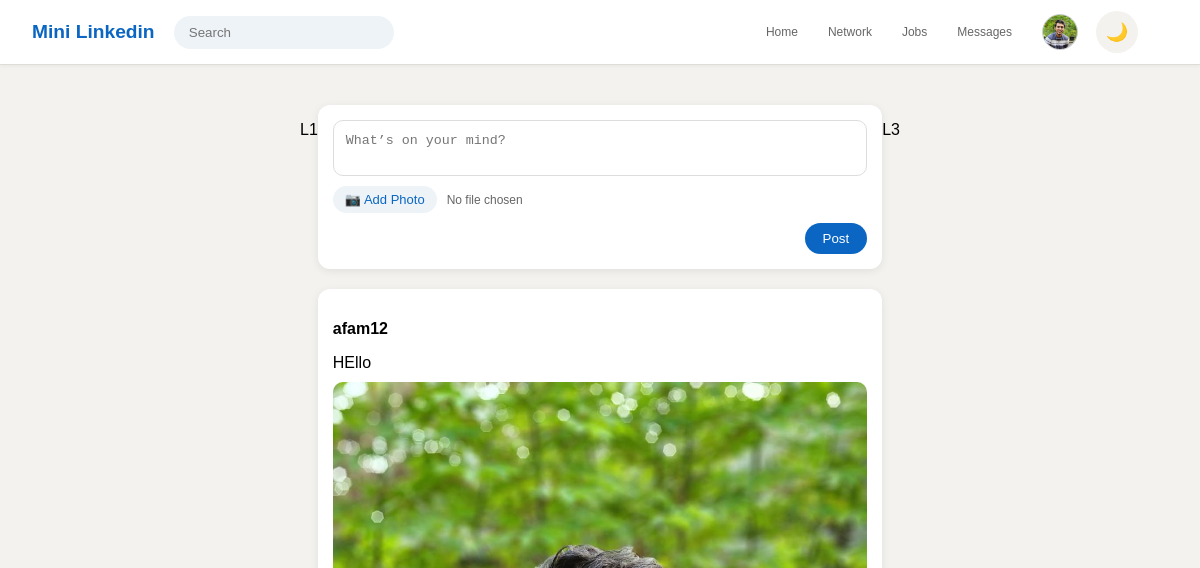
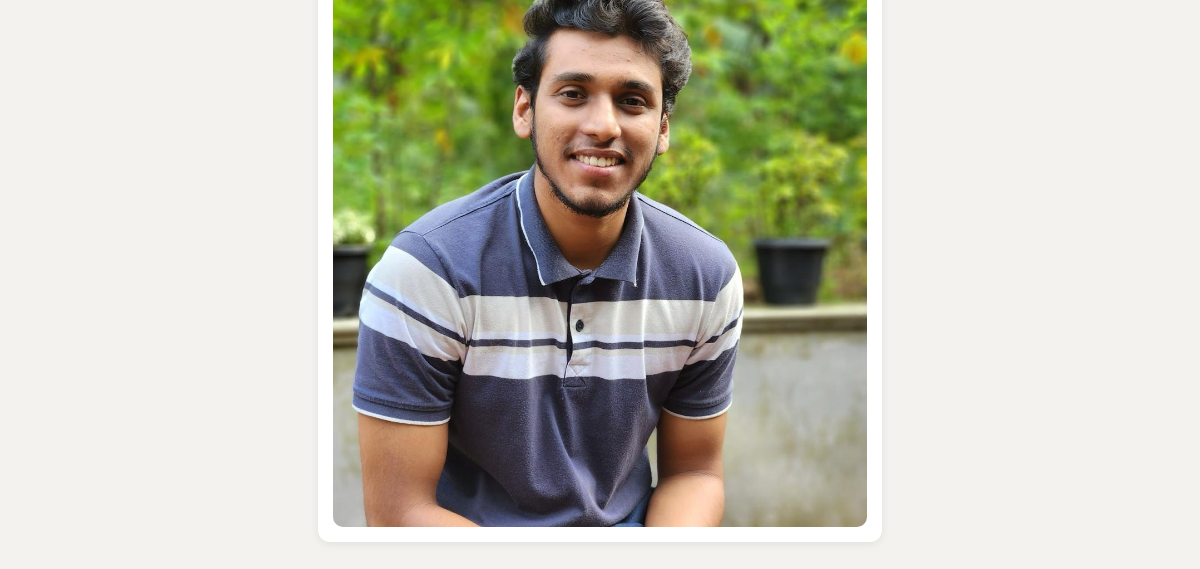
/dashboard (signed in), run on an earlier commit of the app's database (2 pictures, top to bottom).
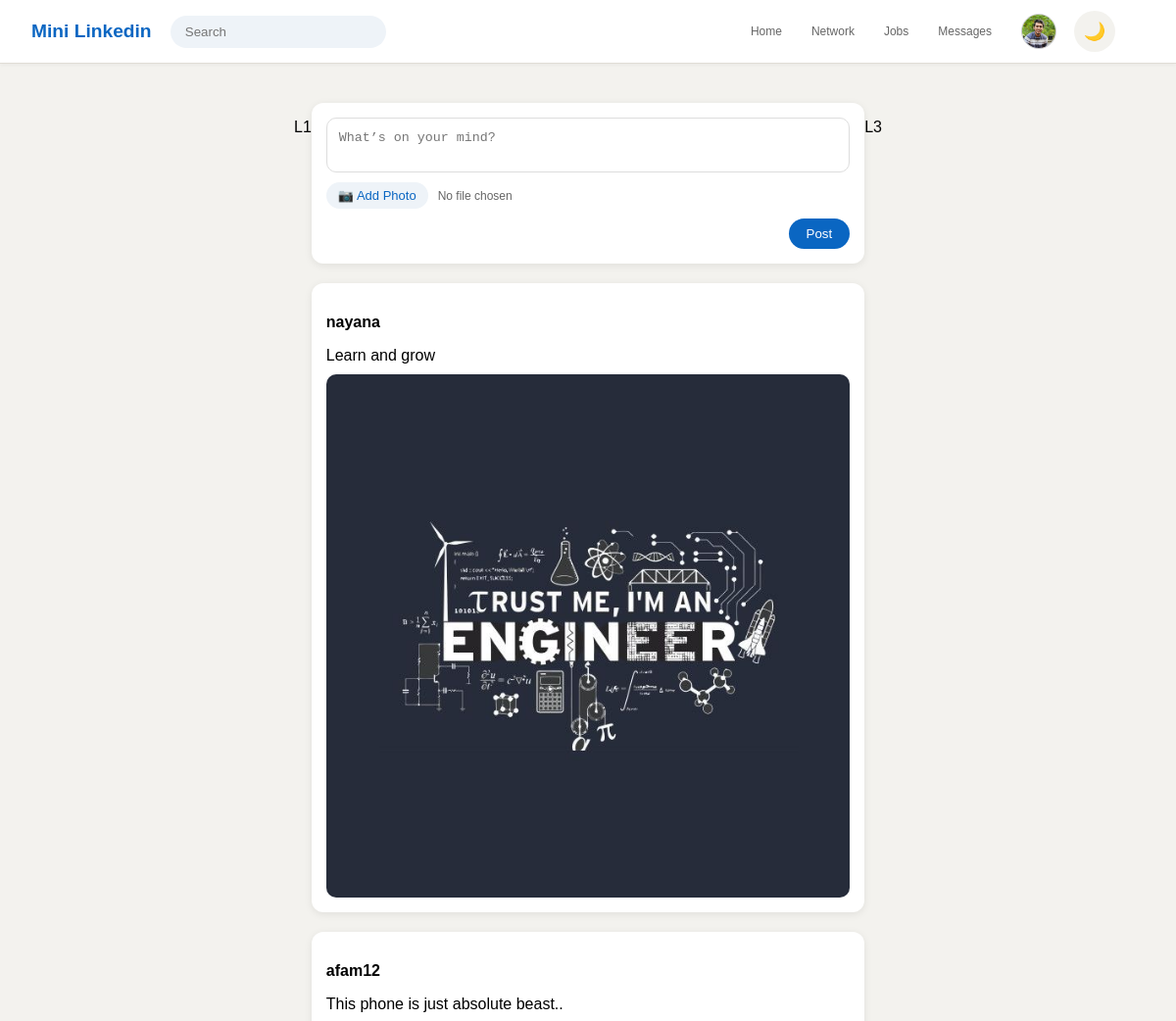
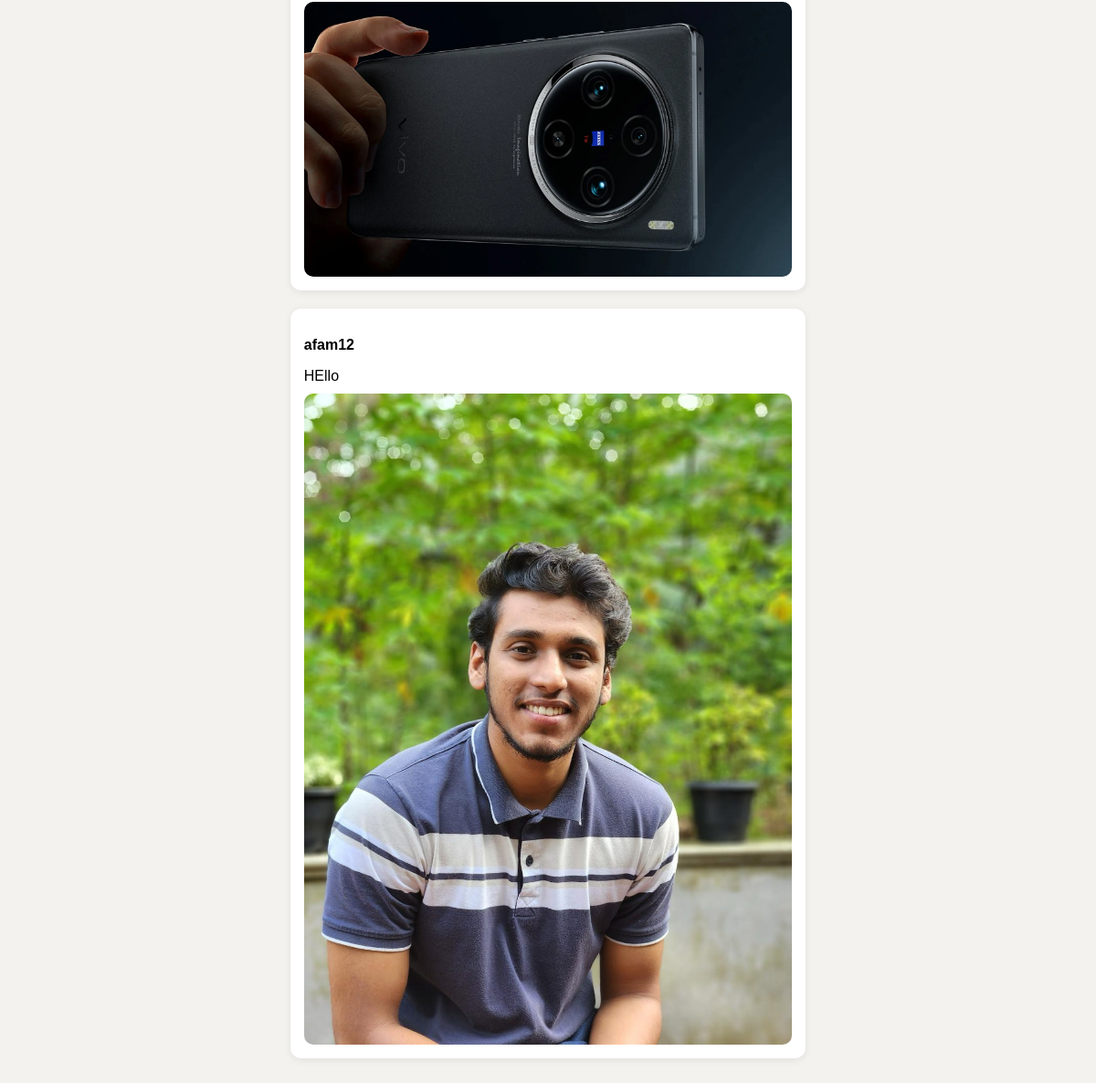
And on a later commit of the database (2 pictures, top to bottom).
### posts/models.py (models this page shows, shortened)
class Post(models.Model):
    user = models.ForeignKey(User, on_delete=models.CASCADE)
    image = models.ImageField(upload_to='posts/', blank=True, null=True)
    content = models.TextField()
    created_at = models.DateTimeField(auto_now_add=True)

### posts/views.py (the view, shortened to what this page needs)
# urls.py: path('dashboard', dashboard, name='dashboard'),
@login_required(login_url="signin")
def dashboard(request):
    posts = Post.objects.all().order_by('-created_at')
    return render(request, "dashboard.html", {'posts':posts})

### templates/dashboard.html (shortened to what this page needs)
{% extends "navbar-layout.html" %}
{% load static %}
{% block content %}
<main class="feed-wrapper">
    <div class="flex-item">
        <div>
            <p>L1</p>
        </div>
        <div>
            <div class="create-post">
                <form method="POST" enctype="multipart/form-data" action="{% url 'dashboard' %}">
                    <textarea name="content" placeholder="What’s on your mind?" required></textarea>
                    <div class="file-upload">
                        <label for="fileInput" class="upload-btn">📷 Add Photo</label>
                        <span class="file-name">No file chosen</span>
                    </div>
                    <button type="submit">Post</button>
                </form>
            </div>
            <div class="posts-container">
                {% for post in posts %}
                <div class="post-card">
                    <p class="username">{{ post.user.username }}</p>
                    <p class="content">{{ post.content }}</p>
                    {% if post.image %}
                    <img src="{{ post.image.url }}" alt="post">
                    {% endif %}
                </div>
                {% endfor %}
            </div>
        </div>
        <div>
            <p>L3</p>
        </div>
    </div>
</main>
{% endblock %}

### templates/navbar-layout.html (shortened to what this page needs)
{% load static %}
<!DOCTYPE html>
<html lang="en">
<head>
    <link rel="stylesheet" href="{% static 'css/posts.css' %}">
</head>
<body>
<section>
    <div>
        <h3>Mini Linkedin</h3>
        <form>
            <input type="search" placeholder="Search">
        </form>
    </div>
    <div>
        <a href="#">Home</a>
        <a href="#">Network</a>
        <a href="#">Jobs</a>
        <a href="#">Messages</a>
        <a href="#" class="profile-link"><img src="{% static 'images/rahul.jpg' %}" alt="profile" class="profile-img"></a>
        <button id="darkToggle" class="toggle"><span class="icon">🌙</span></button>
        <a href="{% url 'logout' %}"></a>
    </div>
</section>
<main>
    {% block content %}
    {% endblock %}
</main>
</body>
</html>

### static/css/posts.css (style rules this page uses)
body { margin: 0; font-family: 'DM Sans', sans-serif; background-color: #f3f2ee; }
.flex-item { display: flex; justify-content: space-between; }
section { position: sticky; top: 0; z-index: 100; background: #ffffff; height: 64px; display: flex; align-items: center; justify-content: space-between; padding: 0 2rem; border-bottom: 1px solid #e0ddd6; box-shadow: 0 1px 4px rgba(0, 0, 0, 0.05); }
section > div:first-child { display: flex; align-items: center; gap: 1.2rem; }
section h3 { color: #0a66c2; font-weight: 600; font-size: 1.2rem; }
section input[type="search"] { background: #eef3f8; border: 1px solid transparent; border-radius: 20px; padding: 8px 14px; outline: none; width: 220px; transition: all 0.25s ease; }
section > div:last-child { display: flex; align-items: center; gap: 6px; }
section > div:last-child a { text-decoration: none; color: #666; font-size: 0.75rem; font-weight: 500; padding: 6px 12px; border-radius: 6px; transition: all 0.2s ease; }
.profile-img { width: 34px; height: 34px; border-radius: 50%; object-fit: cover; border: 1.5px solid #ccc; cursor: pointer; transition: all 0.2s ease; }
.feed-wrapper { max-width: 600px; margin: 40px auto; padding: 0 10px; }
.create-post { background: white; padding: 15px; border-radius: 12px; box-shadow: 0 2px 8px rgba(0,0,0,0.08); margin-bottom: 20px; }
.create-post form { display: flex; flex-direction: column; gap: 10px; }
.create-post textarea { resize: none; padding: 12px; border-radius: 10px; border: 1px solid #ddd; outline: none; }
.create-post button { align-self: flex-end; background: #0a66c2; color: white; border: none; padding: 8px 18px; border-radius: 20px; cursor: pointer; }
.posts-container { display: flex; flex-direction: column; gap: 20px; }
.post-card { background: white; padding: 15px; border-radius: 12px; box-shadow: 0 2px 8px rgba(0,0,0,0.08); }
.post-card .username { font-weight: bold; margin-bottom: 5px; }
.post-card .content { margin-bottom: 10px; }
.post-card img { width: 100%; border-radius: 10px; display: block; }
.toggle { width: 42px; height: 42px; border-radius: 50%; border: none; background: #f3f2ee; display: flex; align-items: center; justify-content: center; cursor: pointer; transition: all 0.25s ease; }
.toggle .icon { font-size: 18px; transition: transform 0.3s ease; }
.profile-link { display: flex; align-items: center; justify-content: center; padding: 4px; border-radius: 50%; transition: background 0.2s ease; }
.profile-img { width: 34px; height: 34px; border-radius: 50%; object-fit: cover; border: 1.5px solid #ccc; background: #dce6f1; display: block; transition: all 0.25s ease; }
.icon { font-size: 2rem; color: red; }
.file-upload { display: flex; align-items: center; gap: 10px; }
.upload-btn { background: #eef3f8; color: #0a66c2; padding: 6px 12px; border-radius: 20px; font-size: 13px; cursor: pointer; transition: 0.2s ease; }
.file-name { font-size: 12px; color: #666; }

What changed in the data, as far as the page shows it:
added Post: user.username "nayana", content "Learn and grow", image (picture)
added Post: user.username "afam12", content "This phone is just absolute beast..", image (picture)
